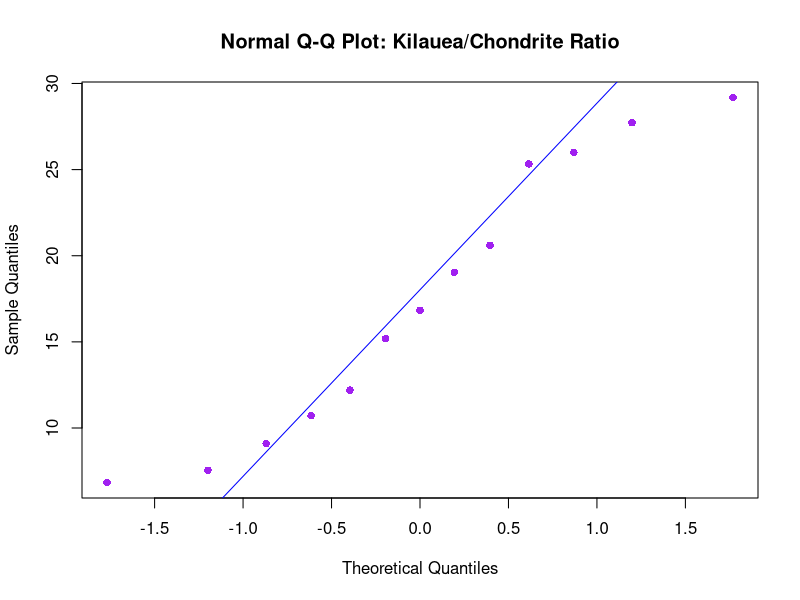
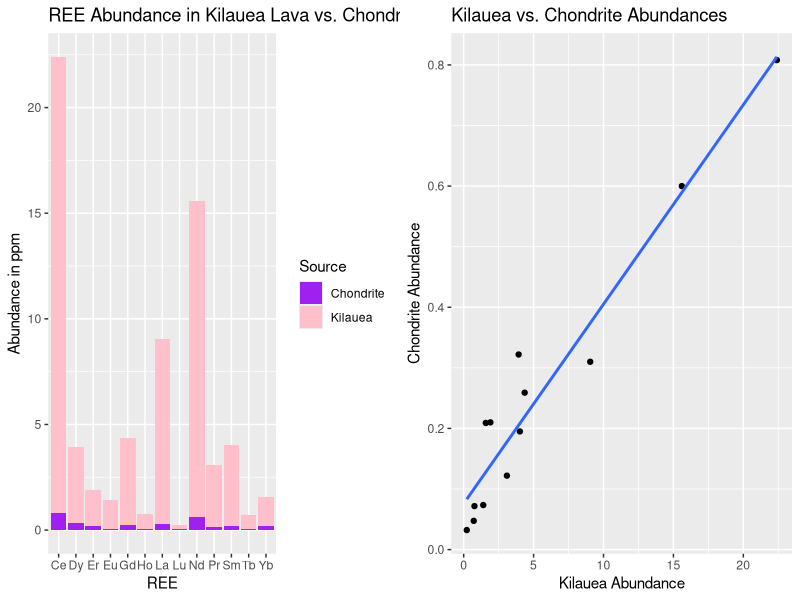

The R script that drew these images, in order:
## ---- chunk 1
# Setting a working directory.
setwd("C:/Users/cpero/OneDrive - University of Kansas/R503")

# REE abundance data is in ppm.
# Input data for 4 columns and 13 rows named: "REE", "Chondrite", "Kilauea", and "KilaueaChrondrite". "KilaueaChondrite is the ratio between the Kilauea and Chondrite abundances (Kilauea/Chondrite).
dfREE <- data.frame(
  REE = c("La", "Ce", "Pr", "Nd", "Sm", "Eu", "Gd", "Tb", "Dy", "Ho", "Er", "Yb", "Lu"),
  
  Chondrite = c(0.31, 0.808, 0.122, 0.600, 0.195, 0.0735, 0.259, 0.0474, 0.322, 0.0718,0.210, 0.209, 0.0322),
  
  Kilauea = c(9.05, 22.4, 3.09, 15.6, 4.02, 1.40, 4.36, 0.72, 3.93, 0.77, 1.91, 1.58, 0.22),
  
  KilaueaChondrite = c(29.19, 27.72, 25.33, 26.00, 20.61, 19.04, 16.83, 15.19, 12.20, 10.72, 9.095, 7.55, 6.83)
)
# (J.M. Rhodes, 2005).

print(dfREE)
## ---- chunk 2
# Running a normality test (Shapiro-Wilk test) on the Kilauea and Chondrite abundances, then printing the results.
normKilauea <- shapiro.test(dfREE$Kilauea)
print(normKilauea)

normChondrite <- shapiro.test(dfREE$Chondrite)
print(normChondrite)

# Both p-values are less than 0.05, so for both data sets they reject the null hypothesis and aren't normally distributed.

# We can test the normality for the ratio column as well.
normKilChon <- shapiro.test(dfREE$KilaueaChondrite)
print(normKilChon)

# The ratio is normally distributed since the p-value is greater than 0.05 and fails to reject the null hypothesis.

# Since the ratio shows its normally distributed, lets continue and make a Q-Q plot to visualize how normally distributed the data is when compared to theoretical quantiles.

# Putting the theoretical and measured Kilauea/Chondrite ratio quantiles into the plot.
qqnorm(dfREE$KilaueaChondrite, main = "Normal Q-Q Plot: Kilauea/Chondrite Ratio",
       col = "purple", # making my points purple
       pch = 16)      # making my points solidly colored
qqline(dfREE$KilaueaChondrite, col = "blue")


#### The points on the plot don't follow the line very well, showing that it's not very normally distributed when compared to the theoretical.

## ---- chunk 3
# Running a paired t-test on the Kilauea and Chondrite data, then running an independent t-test on the ratio data since it's normally distributed.

pairedTest <- t.test(dfREE$Kilauea, dfREE$Chondrite, paired = TRUE)

print(pairedTest)
# The p-value is 0.0149 (less than 0.05), meaning it fails to reject the null hypothesis so there is a difference between the means of the Kilauea and Chondrite abundances.

# 2.8 is a large t-test value, showing a relatively large different between the means
#There is a statistically significant difference between the abundances.

## ---- chunk 4
# Calling ggplot2 from the library. 
# Use install.packages("ggplot2") if it's not already installed.

library(ggplot2)

## ---- chunk 5
# Create a bar plot for the sources and their REE abundances (in ppm). The plot will show how much of each REE is in each source so we can visually compare them.
# Bar plot with pink (Kilauea) and purple (Chondrite) in order to visualize the difference between the REE abundances.
barPlot <- ggplot(
  data= dfREE,
  mapping= aes(x= REE))+ geom_bar(aes(y = Kilauea, fill = "Kilauea"), stat= "identity", position = "dodge") + 
  geom_bar(aes(y = Chondrite, fill = "Chondrite"), stat = "identity", position = "dodge") + 
  labs(title = "REE Abundance in Kilauea Lava vs. Chondrite",
       x = "REE",
       y = "Abundance in ppm",
       color = "Source") +
  scale_fill_manual(name = "Source", values = c("Kilauea" = "pink", "Chondrite" = "purple")) 

# The plot makes it very clear that Kilauea lava contains more REE than the Chondrite for every element. 
## ---- chunk 6
# As seen in the plot above, Kilauea tends to have more of each element than the Chondrite does. Lets compare.

maxKilauea <- max(dfREE$Kilauea)
print(maxKilauea)

# The largest abundance value for Kilauea is 22.4, now lets find which element that corresponds to.
which(dfREE$Kilauea == 22.4)
print(dfREE$REE[2])
# The most abundant REE in Kilauea lava is Ce.

# The same can be done for Chondrite.
maxChondrite <- max(dfREE$Chondrite)
print(maxChondrite)

# The max for Chondrite very low compared to the Kilauea max, let's see what element it corresponds to.
which(dfREE$Chondrite == 0.808)
print(dfREE$REE[2])
# The most abundant REE in the Chondrite is Ce as well. 

# We can also find the elements with the minimum abundance in each and compare.
# Finding the minimum abundance for Kilauea.
minKilauea <- min(dfREE$Kilauea)
print(minKilauea)

# Finding the element that corresponds to the minimum for Kilauea.
which(dfREE$Kilauea == 0.22)
print(dfREE$REE[13])

# Finding the minimum abundance for Chondrite.
minChondrite <- min(dfREE$Chondrite)
print(minChondrite)

# Finding the element that corresponds to the minimum for Chondrite.
which(dfREE$Chondrite == 0.0322)
print(dfREE$REE[13])

# Both Chondrite and Kilauea have Lu as their least abundant REE. 
## ---- chunk 7
# Install the required packages for arranging the plots
#install.packages("gridExtra")

# Selecting the package needed to plot. 
library(gridExtra)
library(ggplot2)

# Creating an xy plot to compare the REE abundances in Kilauea vs Chondrite, then adding a trend line. 
XYplot <- ggplot(data = dfREE, aes(x = Kilauea, y = Chondrite)) +
  geom_point() +
  geom_smooth(method = "lm", se = FALSE) +
  labs(title = "Kilauea vs. Chondrite Abundances",
       x = "Kilauea Abundance",
       y = "Chondrite Abundance",)

# Arrange the plots side by side. This makes it easier to visualize the trends.
XYBarPlot <- grid.arrange(barPlot, XYplot, ncol = 2)
print(XYBarPlot)
